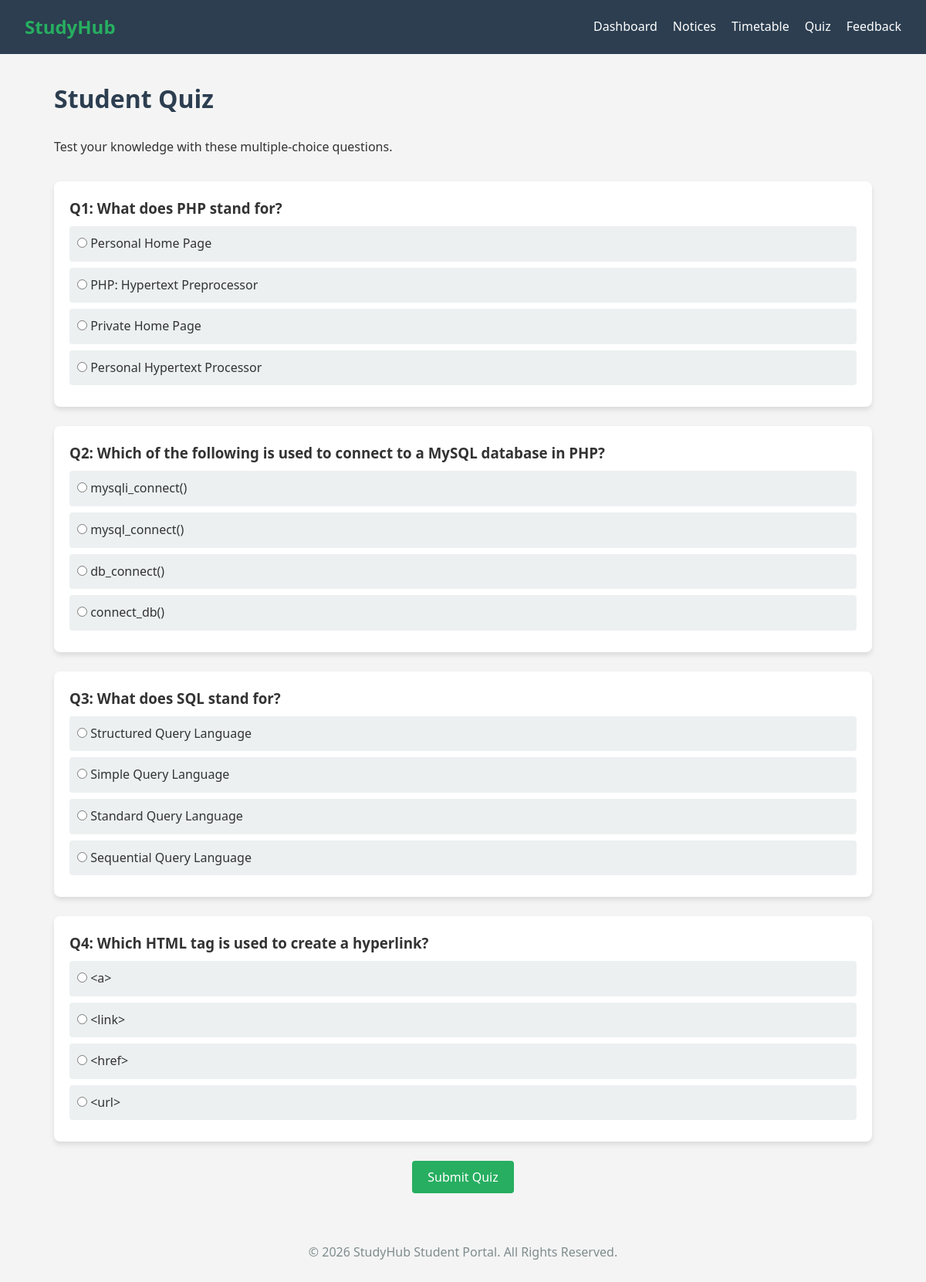
Screenshot of /quiz.php with the database file from the repository.
### tables this page shows
CREATE TABLE IF NOT EXISTS quiz_questions (
    id INT AUTO_INCREMENT PRIMARY KEY,
    question TEXT NOT NULL,
    option1 VARCHAR(255) NOT NULL,
    option2 VARCHAR(255) NOT NULL,
    option3 VARCHAR(255) NOT NULL,
    option4 VARCHAR(255) NOT NULL,
    correct_answer VARCHAR(255) NOT NULL
);

### quiz.php (the view, shortened to what this page needs)
<?php
include('includes/db.php');
$sql = "SELECT * FROM quiz_questions";
$result = mysqli_query($conn, $sql);
$questions = [];
while ($row = mysqli_fetch_assoc($result)) {
    $questions[] = $row;
}
$score = null;
$total = count($questions);
?>
<!DOCTYPE html>
<html lang="en">
<head>
    <link rel="stylesheet" href="css/style.css">
</head>
<body>
    <nav>
        <div class="logo">StudyHub</div>
        <ul>
            <li><a href="index.php">Dashboard</a></li>
            <li><a href="notices.php">Notices</a></li>
            <li><a href="timetable.php">Timetable</a></li>
            <li><a href="quiz.php">Quiz</a></li>
            <li><a href="feedback.php">Feedback</a></li>
        </ul>
    </nav>
    <div class="container">
        <h1>Student Quiz</h1>
        <p>Test your knowledge with these multiple-choice questions.</p>
        <?php if ($score !== null): ?>
            <div class="card">
                <div class="quiz-score">
                    Your Score: <?php echo $score; ?> / <?php echo $total; ?>
                </div>
                <p style="text-align: center; margin-top: 10px;">
                    <?php
                    $percent = ($score / $total) * 100;
                    if ($percent >= 80) echo "Excellent job! You have a great understanding.";
                    elseif ($percent >= 50) echo "Good effort! Keep studying to improve.";
                    else echo "Keep practicing. You'll get better!";
                    ?>
                </p>
                <div style="text-align: center; margin-top: 20px;">
                    <a href="quiz.php" class="btn">Retake Quiz</a>
                </div>
            </div>
        <?php else: ?>
            <form action="quiz.php" method="POST" style="margin-top: 2rem;">
                <?php foreach ($questions as $index => $q): ?>
                    <div class="card quiz-question">
                        <h3>Q<?php echo ($index + 1); ?>: <?php echo htmlspecialchars($q['question']); ?></h3>
                        <label class="quiz-option">
                            <input type="radio" name="question_<?php echo $q['id']; ?>" value="<?php echo htmlspecialchars($q['option1']); ?>" required>
                            <?php echo htmlspecialchars($q['option1']); ?>
                        </label>
                        <label class="quiz-option">
                            <input type="radio" name="question_<?php echo $q['id']; ?>" value="<?php echo htmlspecialchars($q['option2']); ?>">
                            <?php echo htmlspecialchars($q['option2']); ?>
                        </label>
                        <label class="quiz-option">
                            <input type="radio" name="question_<?php echo $q['id']; ?>" value="<?php echo htmlspecialchars($q['option3']); ?>">
                            <?php echo htmlspecialchars($q['option3']); ?>
                        </label>
                        <label class="quiz-option">
                            <input type="radio" name="question_<?php echo $q['id']; ?>" value="<?php echo htmlspecialchars($q['option4']); ?>">
                            <?php echo htmlspecialchars($q['option4']); ?>
                        </label>
                    </div>
                <?php endforeach; ?>
                <div style="text-align: center;">
                    <button type="submit" name="submit_quiz" class="btn">Submit Quiz</button>
                </div>
            </form>
        <?php endif; ?>
    </div>
    <footer style="text-align: center; padding: 2rem; color: #7f8c8d;">
        &copy; 2026 StudyHub Student Portal. All Rights Reserved.
    </footer>
</body>
</html>

### css/style.css (style rules this page uses)
* { margin: 0; padding: 0; box-sizing: border-box; font-family: 'Segoe UI', Tahoma, Geneva, Verdana, sans-serif; }
body { background-color: #f4f4f4; color: #333; line-height: 1.6; }
nav { background-color: #2c3e50; color: white; padding: 1rem 2rem; display: flex; justify-content: space-between; align-items: center; position: sticky; top: 0; z-index: 1000; }
nav .logo { font-size: 1.5rem; font-weight: bold; color: #27ae60; }
nav ul { list-style: none; display: flex; }
nav ul li { margin-left: 20px; }
nav ul li a { color: white; text-decoration: none; font-weight: 500; transition: color 0.3s; }
.container { max-width: 1100px; margin: 2rem auto; padding: 0 20px; }
h1, h2 { color: #2c3e50; margin-bottom: 1.5rem; }
.card { background: white; padding: 20px; border-radius: 8px; box-shadow: 0 4px 6px rgba(0,0,0,0.1); margin-bottom: 20px; }
.btn { display: inline-block; background: #27ae60; color: white; padding: 10px 20px; border: none; border-radius: 4px; cursor: pointer; font-size: 1rem; text-decoration: none; }
.quiz-question { margin-bottom: 25px; }
.quiz-option { display: block; margin: 8px 0; padding: 10px; background: #ecf0f1; border-radius: 4px; cursor: pointer; }

### rows the page displays
quiz_questions: question "What does PHP stand for?", option1 "Personal Home Page", option2 "PHP: Hypertext Preprocessor", option3 "Private Home Page", option4 "Personal Hypertext Processor"
quiz_questions: question "Which of the following is used to connect to a MySQL database in PHP?", option1 "mysqli_connect()", option2 "mysql_connect()", option3 "db_connect()", option4 "connect_db()"
quiz_questions: question "What does SQL stand for?", option1 "Structured Query Language", option2 "Simple Query Language", option3 "Standard Query Language", option4 "Sequential Query Language"
quiz_questions: question "Which HTML tag is used to create a hyperlink?", option1 "<a>", option2 "<link>", option3 "<href>", option4 "<url>"
